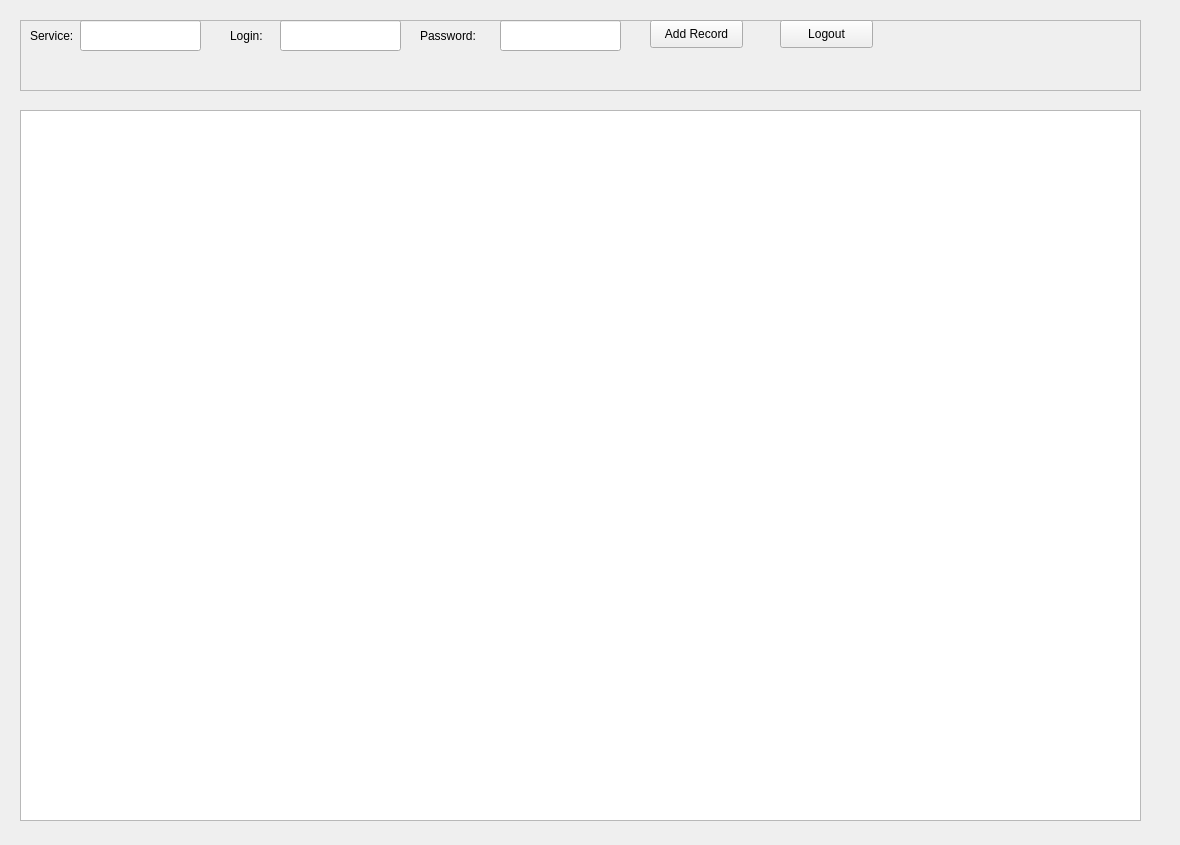
<?xml version="1.0" encoding="UTF-8"?>
<ui version="4.0">
 <class>Dialog</class>
 <widget class="QDialog" name="Dialog">
  <property name="geometry">
   <rect>
    <x>0</x>
    <y>0</y>
    <width>1180</width>
    <height>845</height>
   </rect>
  </property>
  <property name="windowTitle">
   <string>Dialog</string>
  </property>
  <widget class="QFrame" name="frame">
   <property name="geometry">
    <rect>
     <x>20</x>
     <y>20</y>
     <width>1121</width>
     <height>71</height>
    </rect>
   </property>
   <property name="frameShape">
    <enum>QFrame::StyledPanel</enum>
   </property>
   <property name="frameShadow">
    <enum>QFrame::Raised</enum>
   </property>
   <widget class="QLabel" name="labels">
    <property name="geometry">
     <rect>
      <x>10</x>
      <y>0</y>
      <width>55</width>
      <height>31</height>
     </rect>
    </property>
    <property name="text">
     <string>Service:</string>
    </property>
   </widget>
   <widget class="QLineEdit" name="new_service">
    <property name="geometry">
     <rect>
      <x>60</x>
      <y>0</y>
      <width>121</width>
      <height>31</height>
     </rect>
    </property>
   </widget>
   <widget class="QLabel" name="label_2l">
    <property name="geometry">
     <rect>
      <x>210</x>
      <y>0</y>
      <width>71</width>
      <height>31</height>
     </rect>
    </property>
    <property name="text">
     <string>Login:</string>
    </property>
   </widget>
   <widget class="QLineEdit" name="new_login">
    <property name="geometry">
     <rect>
      <x>260</x>
      <y>0</y>
      <width>121</width>
      <height>31</height>
     </rect>
    </property>
   </widget>
   <widget class="QLabel" name="label_3p">
    <property name="geometry">
     <rect>
      <x>400</x>
      <y>0</y>
      <width>91</width>
      <height>31</height>
     </rect>
    </property>
    <property name="text">
     <string>Password:</string>
    </property>
   </widget>
   <widget class="QLineEdit" name="new_pass">
    <property name="geometry">
     <rect>
      <x>480</x>
      <y>0</y>
      <width>121</width>
      <height>31</height>
     </rect>
    </property>
   </widget>
   <widget class="QPushButton" name="add_record">
    <property name="geometry">
     <rect>
      <x>630</x>
      <y>0</y>
      <width>93</width>
      <height>28</height>
     </rect>
    </property>
    <property name="text">
     <string>Add Record</string>
    </property>
    <property name="shortcut">
     <string notr="true"/>
    </property>
    <property name="autoDefault">
     <bool>false</bool>
    </property>
   </widget>
   <widget class="QPushButton" name="logout">
    <property name="geometry">
     <rect>
      <x>760</x>
      <y>0</y>
      <width>93</width>
      <height>28</height>
     </rect>
    </property>
    <property name="text">
     <string>Logout</string>
    </property>
    <property name="autoDefault">
     <bool>false</bool>
    </property>
   </widget>
  </widget>
  <widget class="QTableWidget" name="tableWidget">
   <property name="geometry">
    <rect>
     <x>20</x>
     <y>110</y>
     <width>1121</width>
     <height>711</height>
    </rect>
   </property>
  </widget>
 </widget>
 <resources/>
 <connections/>
</ui>
